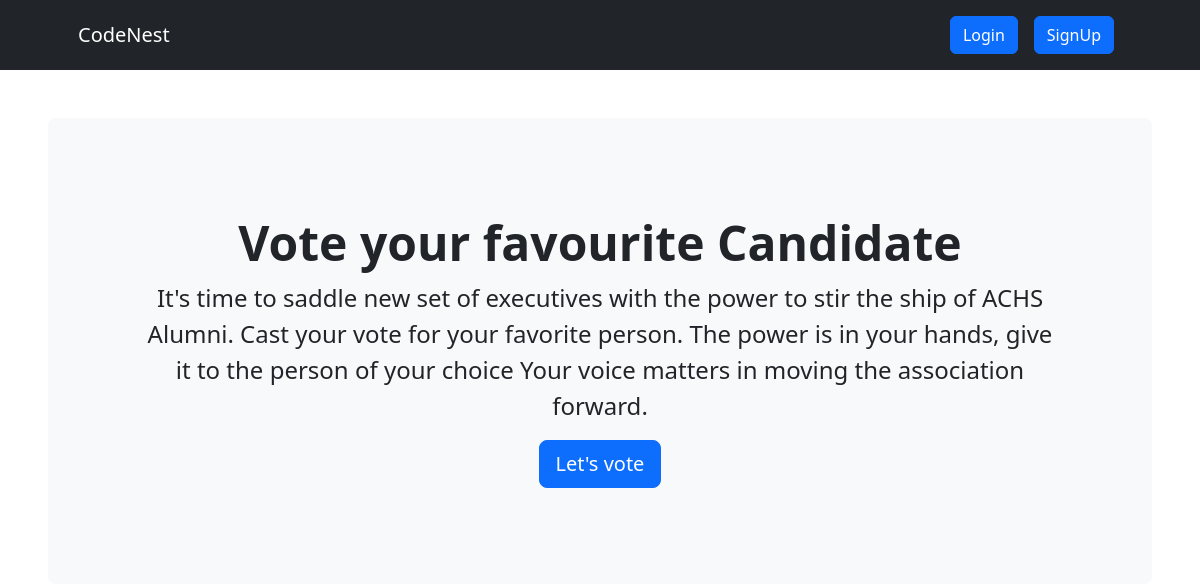
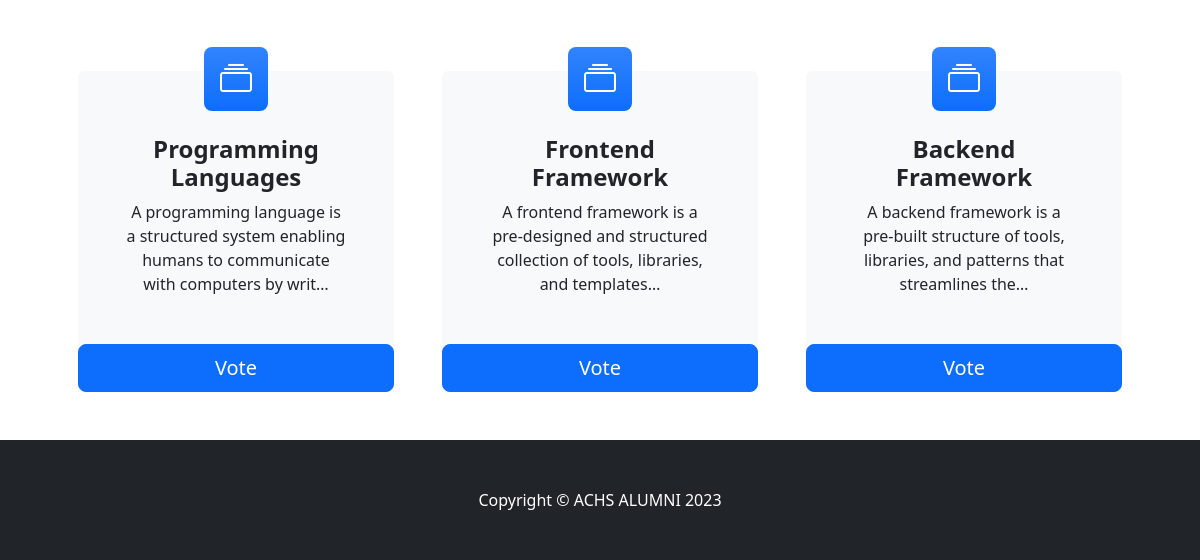
Before: / with the older database file (2 pictures, top to bottom).
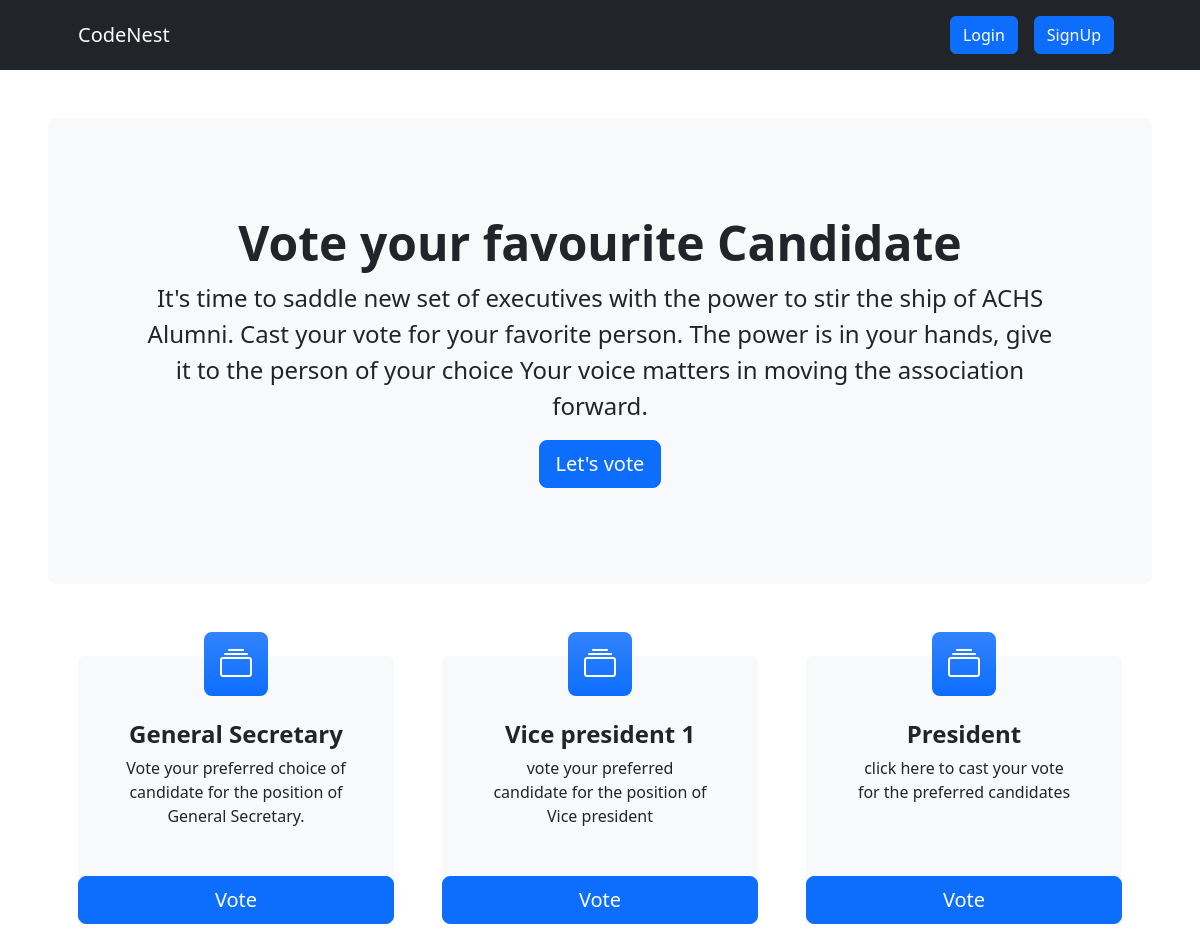
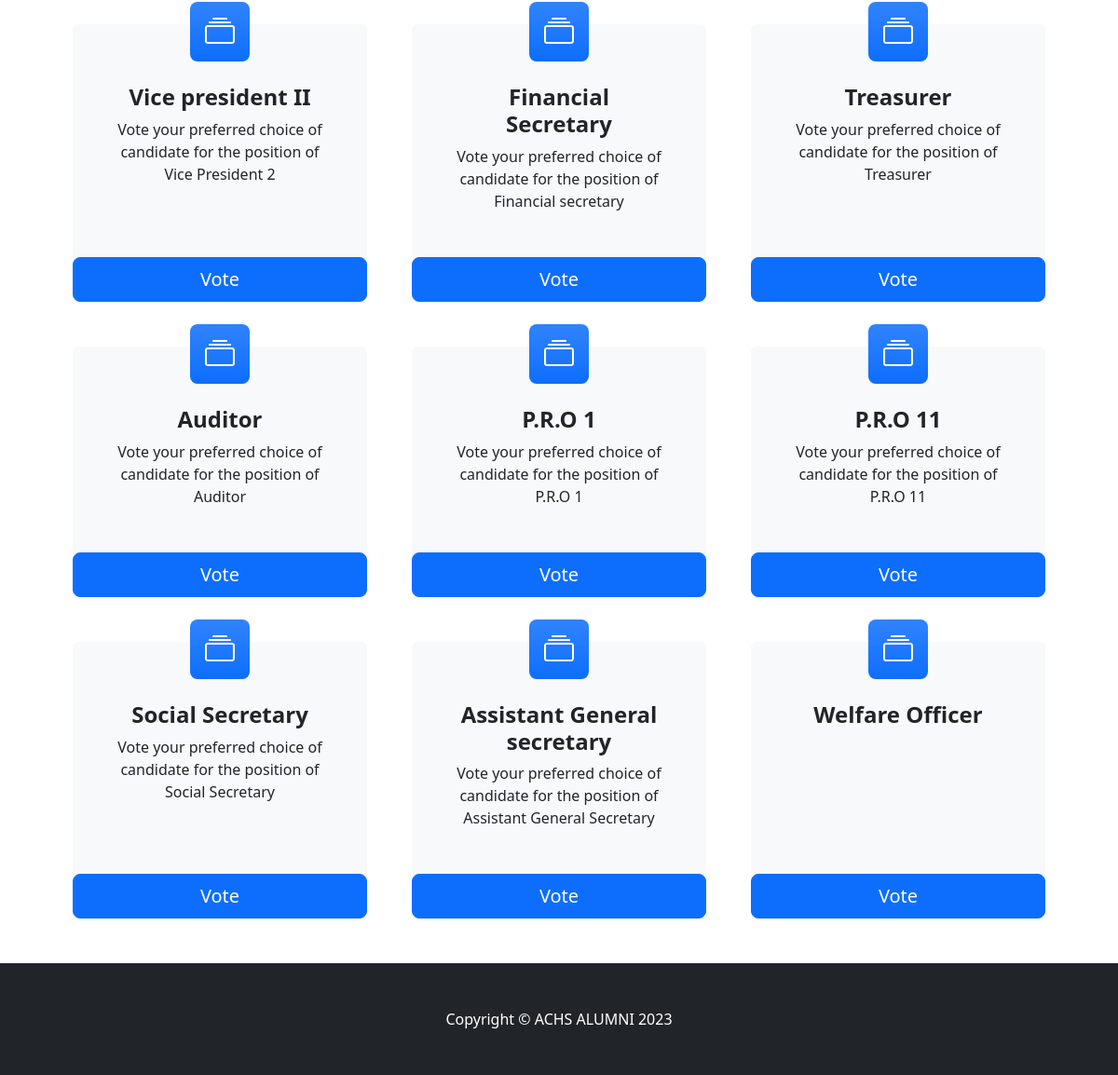
After: the same page with the newer database file (2 pictures, top to bottom).
### voteapp/models.py (models this page shows, shortened)
class Category(models.Model):
    title = models.CharField(max_length=200)
    slug = models.SlugField(blank=True, null=True)
    description = models.TextField(blank=True, null=True)
    total_vote = models.IntegerField(default=0)
    voters = models.ManyToManyField(User, blank=True)

### voteapp/views.py (the view)
# urls.py: path("", views.index, name="index"),
def index(request):
    categories = Category.objects.all()
    context = {"categories":categories}
    return render(request, "index.html", context)

### voteapp/templates/index.html
{% extends 'base.html' %}
{% block content %}
<header class="py-5">
    <div class="container-fluid px-lg-5">
        <div class="p-4 p-lg-5 bg-light rounded-3 text-center">
            <div class="m-4 m-lg-5">
                <h1 class="display-5 fw-bold">Vote your favourite Candidate</h1>
                <p class="fs-4">It's time to saddle new set of executives with the power to stir the ship of ACHS Alumni. Cast your vote for your favorite person. The power is in your hands, give it to the person of your choice
                     Your voice matters in moving the association forward.</p>
                <a class="btn btn-primary btn-lg" href="#votingSection">Let's vote</a>
            </div>
        </div>
    </div>
</header>
<section class="pt-4" id="votingSection">
    <div class="container px-lg-5">
        <div class="row gx-lg-5">
            {% for category in categories  %}
            <div class="col-lg-4 col-xxl-3 mb-5">
                <div class="card bg-light border-0 h-100">
                    <div class="card-body text-center p-4 p-lg-5 pt-0 pt-lg-0">
                        <div class="feature bg-primary bg-gradient text-white rounded-3 mb-4 mt-n4"><i class="bi bi-collection"></i></div>
                        <h2 class="fs-4 fw-bold">{{category.title}}</h2>
                        <p class="mb-0">{{category.description | truncatechars:100}}</p>
                    </div>
                    <a class="btn btn-primary btn-lg" href="{% url 'detail' category.slug  %}">Vote</a>
                </div>
            </div>
            {% endfor %}
        </div>
    </div>
</section>
{% endblock content %}

### voteapp/templates/base.html (shortened to what this page needs)
<!DOCTYPE html>
{% load static %}
<html lang="en">
<head>
    <link href="https://cdn.jsdelivr.net/npm/bootstrap-icons@1.4.1/font/bootstrap-icons.css" rel="stylesheet" />
    <link rel="stylesheet" href="{% static 'css/bootstrap.css' %}">
    <link rel="stylesheet" href="{% static 'css/style.css' %}">
</head>
<body>
     <nav class="navbar navbar-expand-lg navbar-dark bg-dark">
        <div class="container px-lg-5">
            <a class="navbar-brand" href="{% url 'index'  %}">CodeNest</a>
            <div class="collapse navbar-collapse" id="navbarSupportedContent">
                <ul class="navbar-nav ms-auto mb-2 mb-lg-0">
                    {% if request.user.is_authenticated %}
                    <li class="nav-item"><a class="nav-link" href="#"><button class="btn btn-primary">Hi, {{request.user.username}}</button></a></li>
                    <li class="nav-item"><a class="nav-link" href="{% url 'logout' %}"><button class="btn btn-secondary">Logout</button></a></li>
                    {% else %}
                    <li class="nav-item"><a class="nav-link" href="{% url 'signin' %}"><button class="btn btn-primary">Login</button></a></li>
                    <li class="nav-item"><a class="nav-link" href="{% url 'signup' %}"><button class="btn btn-primary">SignUp</button></a></li>
                    {% endif %}
                </ul>
            </div>
        </div>
    </nav>
    {% block content %}
    {% endblock content %}
     <footer class="py-5 bg-dark">
        <div class="container"><p class="m-0 text-center text-white">Copyright &copy; ACHS ALUMNI 2023</p></div>
    </footer>
</body>
</html>

### voteapp/static/css/style.css (style rules this page uses)
* { box-sizing: border-box; }

Changed rows visible on the page:
removed Category: title "Programming Languages", description "A programming language is a structured system enabling humans to communicate with computers by writ…"
removed Category: title "Frontend Framework", description "A frontend framework is a pre-designed and structured collection of tools, libraries, and templates…"
removed Category: title "Backend Framework", description "A backend framework is a pre-built structure of tools, libraries, and patterns that streamlines the…"
added Category: title "General Secretary", description "Vote your preferred choice of candidate for the position of General Secretary."
added Category: title "Vice president 1", description "vote your preferred candidate for the position of Vice president"
added Category: title "President", description "click here to cast your vote for the preferred candidates"
added Category: title "Vice president II", description "Vote your preferred choice of candidate for the position of Vice President 2"
added Category: title "Financial Secretary", description "Vote your preferred choice of candidate for the position of Financial secretary"
added Category: title "Treasurer", description "Vote your preferred choice of candidate for the position of Treasurer"
added Category: title "Auditor", description "Vote your preferred choice of candidate for the position of Auditor"
added Category: title "P.R.O 1", description "Vote your preferred choice of candidate for the position of P.R.O 1"
added Category: title "P.R.O 11", description "Vote your preferred choice of candidate for the position of P.R.O 11"
added Category: title "Social Secretary", description "Vote your preferred choice of candidate for the position of Social Secretary"
added Category: title "Assistant General secretary", description "Vote your preferred choice of candidate for the position of Assistant General Secretary"
added Category: title "Welfare Officer"
